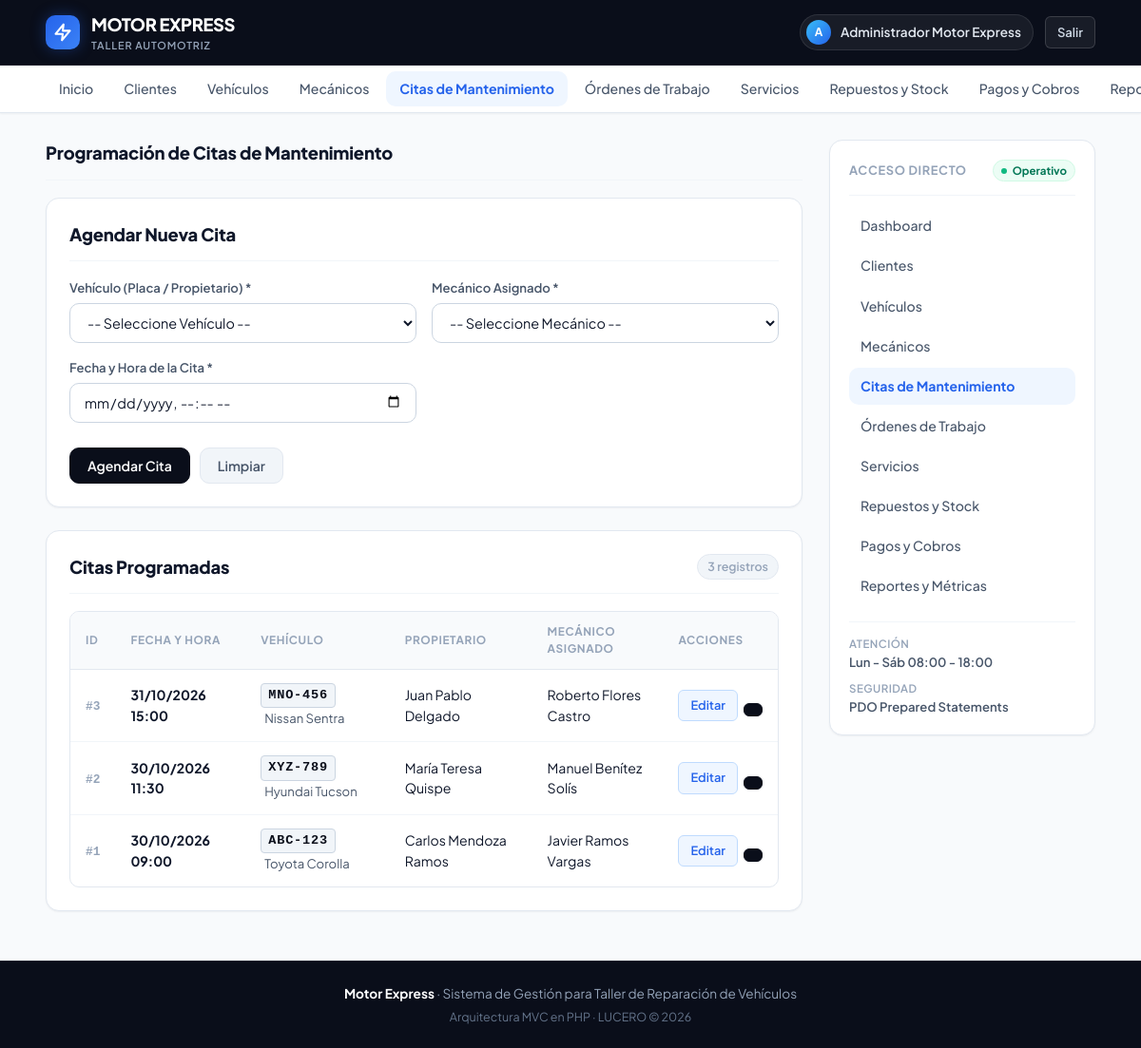
Screenshot of /views/citas.php (signed in) with the database file from the repository.
### tables this page shows
CREATE TABLE IF NOT EXISTS `cita` (
    `id` INT AUTO_INCREMENT PRIMARY KEY,
    `vehiculo_id` INT NOT NULL,
    `mecanico_id` INT NOT NULL,
    `fecha` DATETIME NOT NULL,
    CONSTRAINT `fk_cita_vehiculo` FOREIGN KEY (`vehiculo_id`) 
        REFERENCES `vehiculo`(`id`) ON DELETE CASCADE ON UPDATE CASCADE,
    CONSTRAINT `fk_cita_mecanico` FOREIGN KEY (`mecanico_id`) 
        REFERENCES `mecanico`(`id`) ON DELETE CASCADE ON UPDATE CASCADE
);

CREATE TABLE IF NOT EXISTS `vehiculo` (
    `id` INT AUTO_INCREMENT PRIMARY KEY,
    `cliente_id` INT NOT NULL,
    `placa` VARCHAR(10) NOT NULL UNIQUE,
    `marca` VARCHAR(50) NOT NULL,
    `modelo` VARCHAR(50) NOT NULL,
    `anio` INT NOT NULL,
    CONSTRAINT `fk_vehiculo_cliente` FOREIGN KEY (`cliente_id`) 
        REFERENCES `cliente`(`id`) ON DELETE CASCADE ON UPDATE CASCADE
);

CREATE TABLE IF NOT EXISTS `cliente` (
    `id` INT AUTO_INCREMENT PRIMARY KEY,
    `nombre` VARCHAR(70) NOT NULL,
    `telefono` VARCHAR(15),
    `email` VARCHAR(50)
);

CREATE TABLE IF NOT EXISTS `mecanico` (
    `id` INT AUTO_INCREMENT PRIMARY KEY,
    `nombre` VARCHAR(70) NOT NULL,
    `especialidad` VARCHAR(80) NOT NULL
);

### views/citas.php (called while the page is built, shortened)
<?php
require_once __DIR__ . '/../controller/CitaController.php';
$controller = new CitaController();
$rows = $controller->modelo->listarConRelaciones();
require __DIR__ . '/citas/index.php';

### controller/BaseController.php (called while the page is built, shortened)
<?php
require_once __DIR__ . '/../model/BaseModel.php';
function db(): PDO
{
    static $db = null;
    if ($db === null) {
        $database = new Database();
        $db = $database->conectar();
    }
    return $db;
}
function e($valor): string
{
    return htmlspecialchars((string) $valor, ENT_QUOTES, 'UTF-8');
}

### controller/CitaController.php (called while the page is built, shortened)
<?php
require_once __DIR__ . '/BaseController.php';
require_once __DIR__ . '/../model/Cita.php';
class CitaController
{
    public function __construct()
    {
        $this->modelo = new Cita(db());
    }
}

### model/BaseModel.php (called while the page is built, shortened)
<?php
abstract class BaseModel
{
    public function __construct(PDO $db)
    {
        $this->db = $db;
    }
}

### model/Cita.php (called while the page is built, shortened)
<?php
require_once __DIR__ . '/BaseModel.php';
class Cita extends BaseModel
{
    public function listarConRelaciones(): array
    {
        $sql = "SELECT c.*,
                       v.placa AS vehiculo_placa,
                       v.marca AS vehiculo_marca,
                       v.modelo AS vehiculo_modelo,
                       cl.nombre AS cliente_nombre,
                       m.nombre AS mecanico_nombre,
                       m.especialidad AS mecanico_especialidad
                FROM cita c
                LEFT JOIN vehiculo v ON c.vehiculo_id = v.id
                LEFT JOIN cliente cl ON v.cliente_id = cl.id
                LEFT JOIN mecanico m ON c.mecanico_id = m.id
                ORDER BY c.fecha DESC LIMIT 500";
        return $this->db->query($sql)->fetchAll();
    }
}

### views/citas/lista.php (the view, shortened to what this page needs)
<div class="table-responsive">
    <table>
        <thead>
            <tr>
                <th>ID</th>
                <th>Fecha y Hora</th>
                <th>Vehículo</th>
                <th>Propietario</th>
                <th>Mecánico Asignado</th>
                <th>Acciones</th>
            </tr>
        </thead>
        <tbody>
            <?php if (empty($rows)): ?>
                <tr>
                    <td colspan="6" style="text-align: center; color: var(--text-muted); padding: 24px;">
                        No hay citas agendadas en este momento.
                    </td>
                </tr>
            <?php else: ?>
                <?php foreach ($rows as $fila): ?>
                    <tr>
                        <td><span class="id-tag">#<?= e($fila['id']) ?></span></td>
                        <td><strong><?= date('d/m/Y H:i', strtotime($fila['fecha'])) ?></strong></td>
                        <td>
                            <span class="plate-badge"><?= e($fila['vehiculo_placa']) ?></span>
                            <span style="color: var(--text-secondary); font-size: 0.82rem; margin-left: 4px;">
                                <?= e($fila['vehiculo_marca']) ?> <?= e($fila['vehiculo_modelo']) ?>
                            </span>
                        </td>
                        <td><?= e($fila['cliente_nombre']) ?></td>
                        <td><?= e($fila['mecanico_nombre']) ?></td>
                        <td>
                            <div class="table-actions">
                                <a href="citas.php?editar=<?= e($fila['id']) ?>" class="btn-action btn-action-edit" title="Editar">
                                    <span>Editar</span>
                                </a>
                                <form method="post" onsubmit="return confirm('¿Está seguro de cancelar y eliminar esta cita?');">
                                    <button type="submit" name="accion" value="eliminar" class="btn-action btn-action-danger" title="Eliminar">
                                    </button>
                                </form>
                            </div>
                        </td>
                    </tr>
                <?php endforeach; ?>
            <?php endif; ?>
        </tbody>
    </table>
</div>

### assets/css/style.css (style rules this page uses)
:root { --brand-dark: #0a0e1a; --brand-surface: #111827; --primary: #2563eb; --primary-hover: #1d4ed8; --primary-light: #eff6ff; --primary-border: #bfdbfe; --accent: #f59e0b; --success: #10b981; --success-light: #ecfdf5; --success-border: #d1fae5; --warning: #f59e0b; --warning-light: #fffbeb; --warning-border: #fef3c7; --danger: #ef4444; --danger-light: #fef2f2; --danger-border: #fee2e2; --bg-page: #f8fafc; --bg-surface: #ffffff; --bg-muted: #f1f5f9; --text-primary: #0f172a; --text-secondary: #475569; --text-muted: #94a3b8; --border-color: #e2e8f0; --border-subtle: #f1f5f9; --radius-xs: 4px; --radius-sm: 6px; --radius-md: 10px; --radius-lg: 14px; --radius-xl: 18px; --shadow-xs: 0 1px 2px 0 rgba(16, 24, 40, 0.05); --shadow-sm: 0 1px 3px 0 rgba(16, 24, 40, 0.08), 0 1px 2px -1px rgba(16, 24, 40, 0.08); --shadow-md: 0 4px 8px -2px rgba(16, 24, 40, 0.08), 0 2px 4px -2px rgba(16, 24, 40, 0.06); --shadow-lg: 0 12px 20px -4px rgba(16, 24, 40, 0.1), 0 4px 6px -4px rgba(16, 24, 40, 0.05); }
* { box-sizing: border-box; margin: 0; padding: 0; }
body { font-family: 'Plus Jakarta Sans', system-ui, -apple-system, BlinkMacSystemFont, 'Segoe UI', Roboto, sans-serif; background-color: var(--bg-page); color: var(--text-primary); line-height: 1.5; -webkit-font-smoothing: antialiased; -moz-osx-font-smoothing: grayscale; min-height: 100vh; display: flex; flex-direction: column; }
a { color: var(--primary); text-decoration: none; transition: all 0.15s ease-in-out; }
button, .btn { display: inline-flex; align-items: center; justify-content: center; gap: 7px; padding: 9px 18px; font-size: 0.88rem; font-weight: 600; font-family: inherit; border-radius: var(--radius-md); border: 1px solid transparent; cursor: pointer; text-decoration: none; transition: all 0.15s ease-in-out; }
.btn-primary, button[type="submit"] { background: var(--brand-dark); color: #ffffff; border-color: var(--brand-dark); }
.btn-action { display: inline-flex; align-items: center; gap: 5px; padding: 6px 12px; font-size: 0.8rem; font-weight: 600; border-radius: var(--radius-sm); border: 1px solid transparent; cursor: pointer; transition: all 0.15s ease; text-decoration: none; }
.btn-action-edit { background: var(--primary-light); color: var(--primary); border-color: var(--primary-border); }
.btn-action-danger { background: var(--danger-light); color: #dc2626; border-color: var(--danger-border); padding: 6px 9px; }
.table-responsive { overflow-x: auto; border-radius: var(--radius-md); border: 1px solid var(--border-color); }
table { width: 100%; border-collapse: collapse; font-size: 0.88rem; text-align: left; }
thead { background: #f8fafc; border-bottom: 1px solid var(--border-color); }
th { padding: 12px 16px; font-weight: 700; font-size: 0.74rem; text-transform: uppercase; letter-spacing: 0.05em; color: var(--text-muted); }
td { padding: 14px 16px; border-bottom: 1px solid var(--border-subtle); color: var(--text-primary); vertical-align: middle; }
tbody tr:last-child td { border-bottom: none; }
.table-actions { display: flex; align-items: center; gap: 6px; }
.table-actions form { display: inline; }
.id-tag { font-family: ui-monospace, SFMono-Regular, monospace; font-size: 0.8rem; font-weight: 600; color: var(--text-muted); }
.plate-badge { font-family: ui-monospace, SFMono-Regular, monospace; font-weight: 800; font-size: 0.85rem; letter-spacing: 0.06em; background: #f1f5f9; color: var(--brand-dark); border: 1px solid #cbd5e1; padding: 2px 7px; border-radius: var(--radius-xs); display: inline-block; }

### rows the page displays
cita: id "3", fecha "31/10/2026 15:00", vehiculo.placa "MNO-456", vehiculo.marca "Nissan", vehiculo.modelo "Sentra", cliente.nombre "Juan Pablo Delgado", mecanico.nombre "Roberto Flores Castro"
cita: id "2", fecha "30/10/2026 11:30", vehiculo.placa "XYZ-789", vehiculo.marca "Hyundai", vehiculo.modelo "Tucson", cliente.nombre "María Teresa Quispe", mecanico.nombre "Manuel Benítez Solís"
cita: id "1", fecha "30/10/2026 09:00", vehiculo.placa "ABC-123", vehiculo.marca "Toyota", vehiculo.modelo "Corolla", cliente.nombre "Carlos Mendoza Ramos", mecanico.nombre "Javier Ramos Vargas"

### other values shown
mb_substr(e($_SESSION['nombre'] ?? 'U'), 0, 1) "A"
$_SESSION['nombre'] "Administrador Motor Express"
$m['nombre'] "Clientes"
$m['nombre'] "Vehículos"
$m['nombre'] "Mecánicos"
$m['nombre'] "Citas de Mantenimiento"
$m['nombre'] "Órdenes de Trabajo"
$m['nombre'] "Servicios"
$m['nombre'] "Repuestos y Stock"
$m['nombre'] "Pagos y Cobros"
$titulo "Programación de Citas de Mantenimiento"
count($rows) "3"
$m['nombre'] "Reportes y Métricas"
